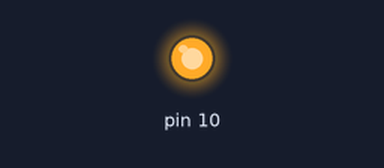
This sketch was run on a simulated Arduino Uno, built with avr-gcc and run on an emulated ATmega328P. Parts: output pins drawn as LEDs (lit = HIGH). What the sketch prints to the serial monitor is not drawn.

Above: at 0.1 s.
Timing chart, 0 to 1.6 s (numbered marks = the images above):
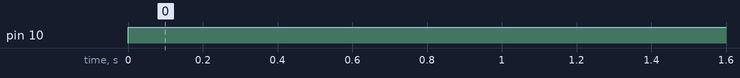

The sketch:

SPIFlashTest.ino
```cpp
#include <SPI.h>


void setup()
{
  Serial.begin(9600);
  //flash.attach(6,7,8);
	pinMode(10, OUTPUT);
	SPI.begin();
	SPI.setBitOrder(MSBFIRST);
	SPI.setClockDivider(SPI_CLOCK_DIV2); //fastest SPI clock is 8Mhz

}

byte status = 0x0F;

void loop()
{
	digitalWrite(10, HIGH);
	delayMicroseconds(10);
	digitalWrite(10, LOW);
	SPI.transfer(0x05);
	delayMicroseconds(2);
    status = SPI.transfer(0x00);
	digitalWrite(10, HIGH);
	Serial.print("Sent: ");
	Serial.println(0x05, BIN);
	Serial.print("Received: ");
  	Serial.println(status, BIN);
	Serial.println();

  	delay(2000);
/*

digitalWrite(2,LOW);
delay(1000);
digitalWrite(2,HIGH);
delay(1000);
*/
}
```

Measured:
- by itself, pin 10: LOW → HIGH at 0.00 s
